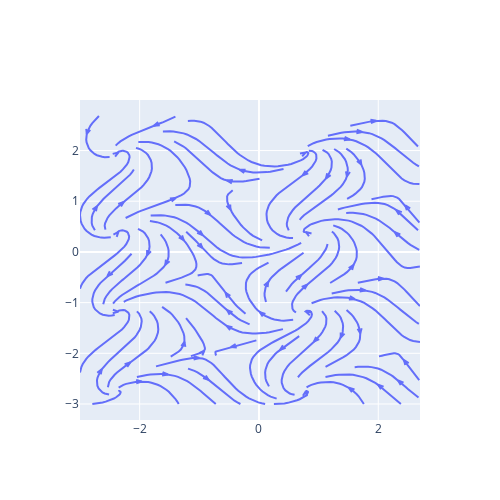

The cell this chart's notebook holds for it:
### Code cell
import plotly.figure_factory as ff

fig = ff.create_streamline(x, y, 
                           Fx, Fy, 
                           arrow_scale=.1)
fig.update_layout(autosize=False,
                  width=500, height=500)
fig.show()

### Figure 1 — Plotly figure (JSON) as saved in the notebook; plotly's stock layout.template omitted (floating-point values rounded to 4 significant figures; data arrays with more than 128 entries replaced by an {"elided": "..."} marker saying what was removed)
{"data": [{"mode": "lines", "type": "scatter", "x": {"elided": "3508 float values"}, "y": {"elided": "3508 float values"}}], "layout": {"autosize": false, "height": 500, "hovermode": "closest", "width": 500, "xaxis": {"autorange": true, "range": [-3, 2.7], "type": "linear"}, "yaxis": {"autorange": true, "range": [-3.316, 2.997], "type": "linear"}}}
